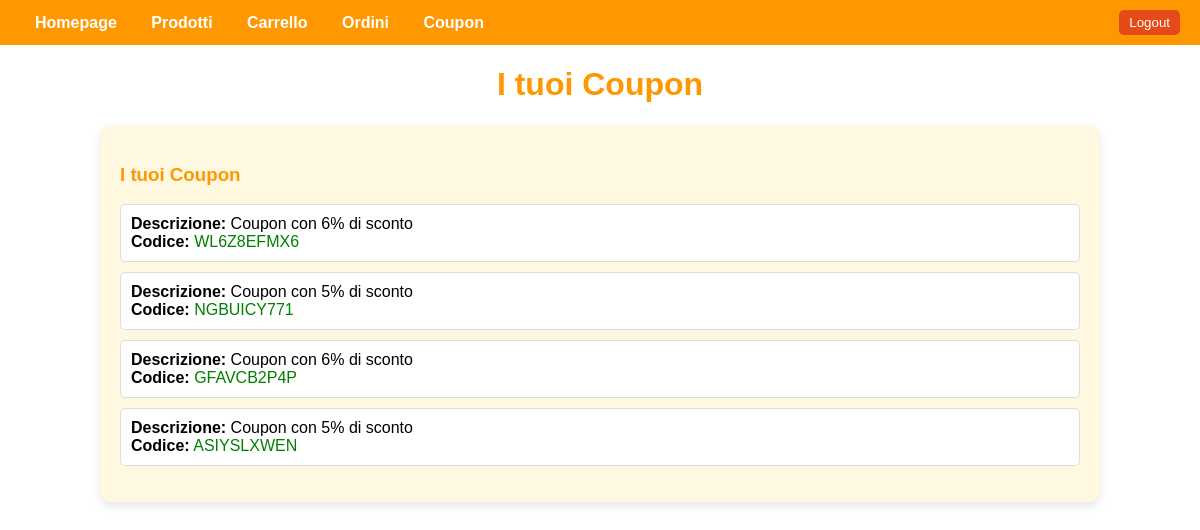
Page /coupon/ (signed in) on the earlier database version.
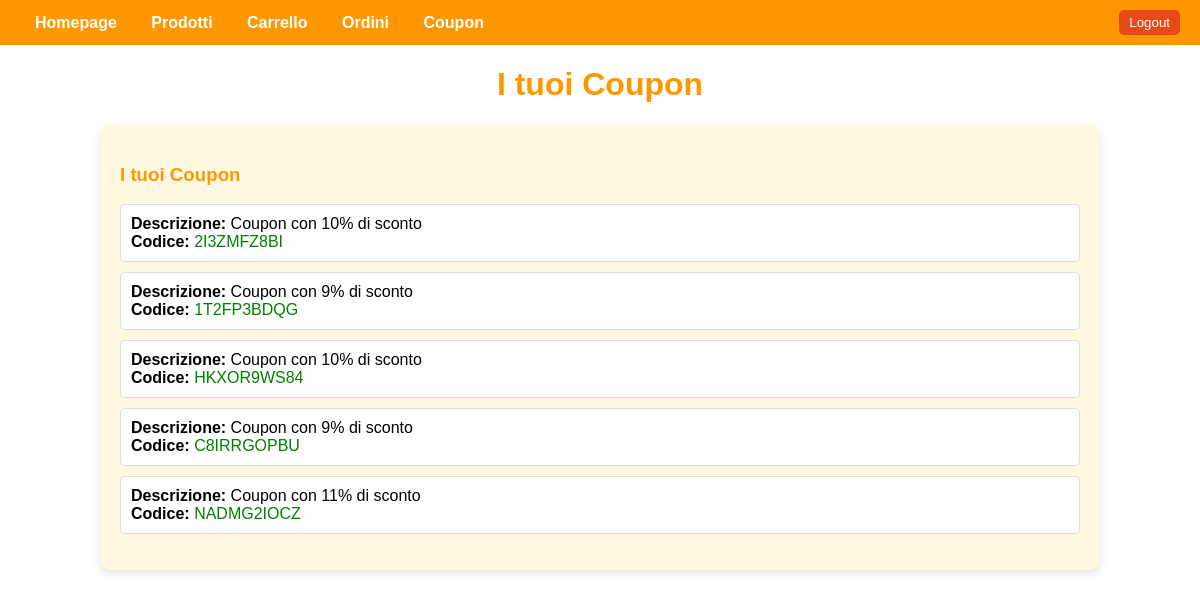
Same page on the later database version.
### gestione/models.py (models this page shows, shortened)
class Coupon(models.Model):
    user = models.ForeignKey('User', on_delete=models.CASCADE, related_name='owned_coupons', null=True, blank=True)
    code = models.CharField(max_length=50, unique=True)  # Codice univoco del coupon
    discount = models.IntegerField()  # Percentuale di sconto
    description = models.CharField(max_length=255)  # Descrizione del coupon
    is_active = models.BooleanField(default=True)  # Stato del coupon (attivo o meno)

### PROGETTO/views.py (the view)
# urls.py: path('coupon/', views.coupon_page, name='coupon_page'),
@login_required
def coupon_page(request):
    coupons = Coupon.objects.filter(user=request.user, is_active=True)  # Mostra solo i coupon attivi
    context = {
        'coupons': coupons,
    }
    return render(request, 'coupon_page.html', context)

### templates/coupon_page.html (shortened to what this page needs)
{% extends 'base.html' %}
{% block content %}
<h1 style="text-align: center; color: #ff9800;">I tuoi Coupon</h1>
<div style="width: 80%; margin: 20px auto; background-color: #fff8e1; padding: 20px; border-radius: 10px; box-shadow: 0 4px 8px rgba(0, 0, 0, 0.1);">
    <h3 style="color: #ff9800;">I tuoi Coupon</h3>
    <ul style="list-style: none; padding: 0;">
        {% for coupon in coupons %}
            <li style="margin-bottom: 10px; padding: 10px; background-color: #ffffff; border: 1px solid #ddd; border-radius: 5px;">
                <strong>Descrizione:</strong> {{ coupon.description }}<br>
                <strong>Codice:</strong> <span style="color: green;">{{ coupon.code }}</span>
            </li>
        {% endfor %}
    </ul>
</div>
{% endblock %}

Differences in the rows shown:
changed Coupon: description "Coupon con 6% di sconto" → "Coupon con 10% di sconto"; code "WL6Z8EFMX6" → "2I3ZMFZ8BI"
changed Coupon: description "Coupon con 5% di sconto" → "Coupon con 9% di sconto"; code "NGBUICY771" → "1T2FP3BDQG"
changed Coupon: description "Coupon con 6% di sconto" → "Coupon con 10% di sconto"; code "GFAVCB2P4P" → "HKXOR9WS84"
changed Coupon: description "Coupon con 5% di sconto" → "Coupon con 9% di sconto"; code "ASIYSLXWEN" → "C8IRRGOPBU"
now on this page (row edited): Coupon: description "Coupon con 11% di sconto", code "NADMG2IOCZ"
